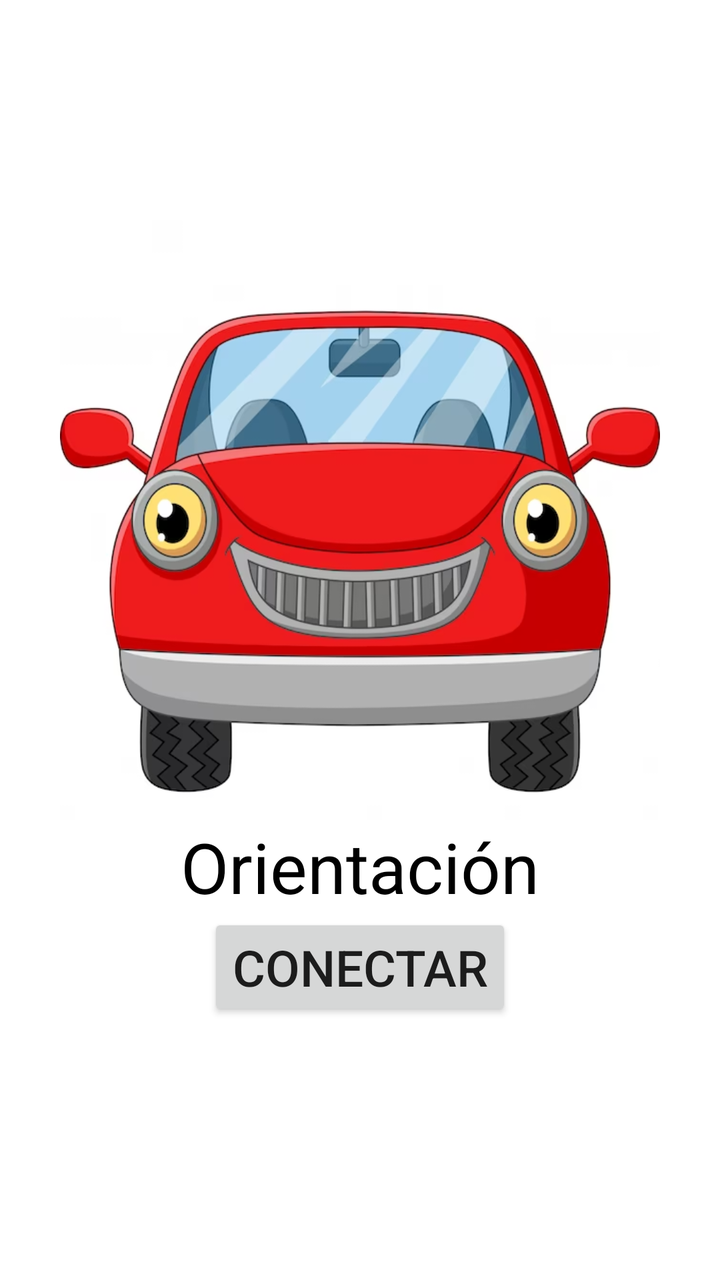
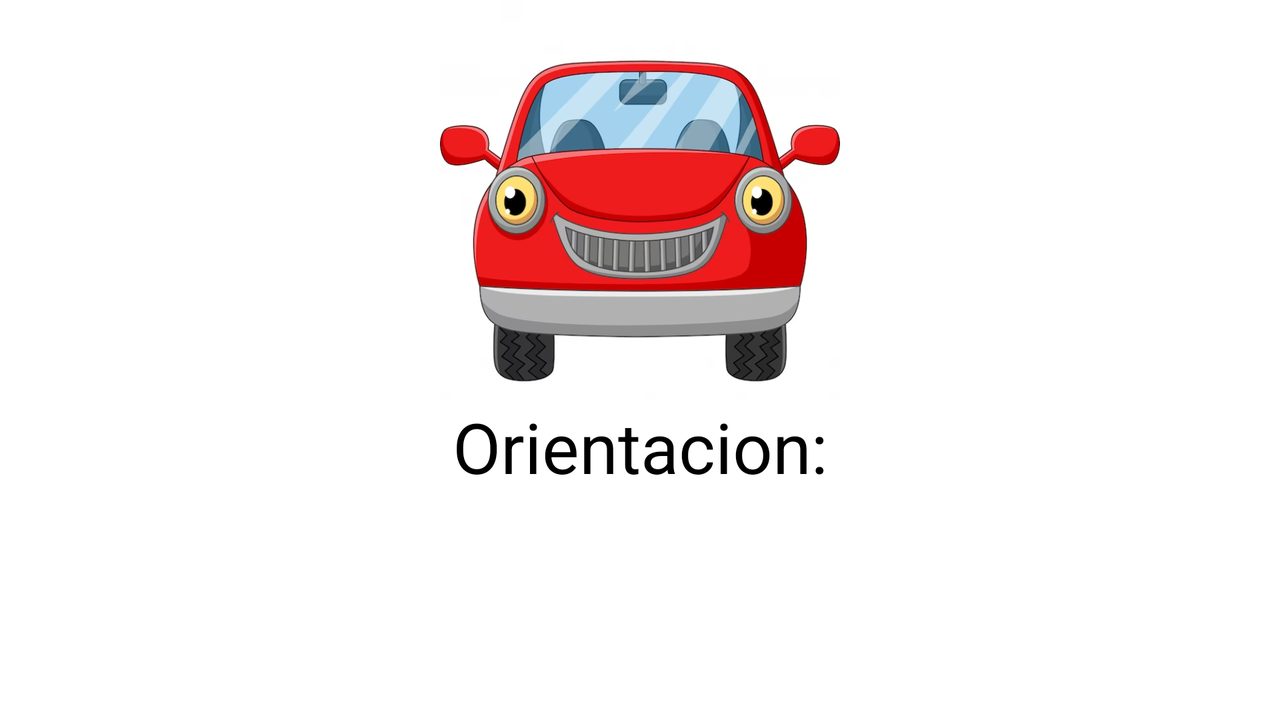

An Android layout and its configuration variant, each rendered on a device that would load it. The default file and the variant file are quoted in full after the pictures.
<!-- AndroidManifest.xml: application theme Theme.Carrito_Zumo -->
<!-- res/layout/activity_main.xml -->
<RelativeLayout android:layout_width="match_parent"
    android:layout_height="match_parent"
    xmlns:android="http://schemas.android.com/apk/res/android">

    <TextView
        android:layout_width="300dp"
        android:layout_height="300dp"
        android:background="@drawable/img"
        android:layout_marginTop="110dp"
        android:layout_centerHorizontal="true"
        android:id="@+id/imagen"/>

    <TextView
        android:layout_width="match_parent"
        android:layout_height="wrap_content"
        android:layout_below="@+id/imagen"
        android:textSize="35sp"
        android:textColor="@color/black"
        android:textAlignment="center"
        android:text="Orientación"
        android:id="@+id/tv_direccion"/>
    <Button
        android:layout_width="wrap_content"
        android:layout_height="wrap_content"
        android:text="Conectar"
        android:textSize="25sp"
        android:layout_below="@id/tv_direccion"
        android:layout_centerHorizontal="true"
        android:id="@+id/btn_conectar"/>
</RelativeLayout>
<!-- resources referenced by this layout -->
<resources>
  <!-- drawable img: png bitmap (drawable-v24, 202819 bytes) -->
  <style name="Theme.Carrito_Zumo" parent="Theme.MaterialComponents.DayNight.DarkActionBar">
          
          <item name="colorPrimary">@color/purple_500</item>
          <item name="colorPrimaryVariant">@color/purple_700</item>
          <item name="colorOnPrimary">@color/white</item>
          
          <item name="colorSecondary">@color/teal_200</item>
          <item name="colorSecondaryVariant">@color/teal_700</item>
          <item name="colorOnSecondary">@color/black</item>
          
          <item name="android:statusBarColor">?attr/colorPrimaryVariant</item>
          
      </style>
</resources>
<!-- res/layout-land/activity_main.xml (the author's variant of the layout above) -->
<!-- drawn on the phone turned sideways -->
<RelativeLayout android:layout_width="match_parent"
    android:layout_height="match_parent"
    xmlns:android="http://schemas.android.com/apk/res/android">

    <TextView
        android:layout_width="200dp"
        android:layout_height="200dp"
        android:background="@drawable/img"
        android:layout_centerHorizontal="true"
        android:id="@+id/imagen"/>

    <TextView
        android:layout_width="match_parent"
        android:layout_height="wrap_content"
        android:layout_below="@+id/imagen"
        android:textSize="35sp"
        android:textColor="@color/black"
        android:textAlignment="center"
        android:text="Orientacion:"
        android:id="@+id/tv_direccion"/>
</RelativeLayout>
